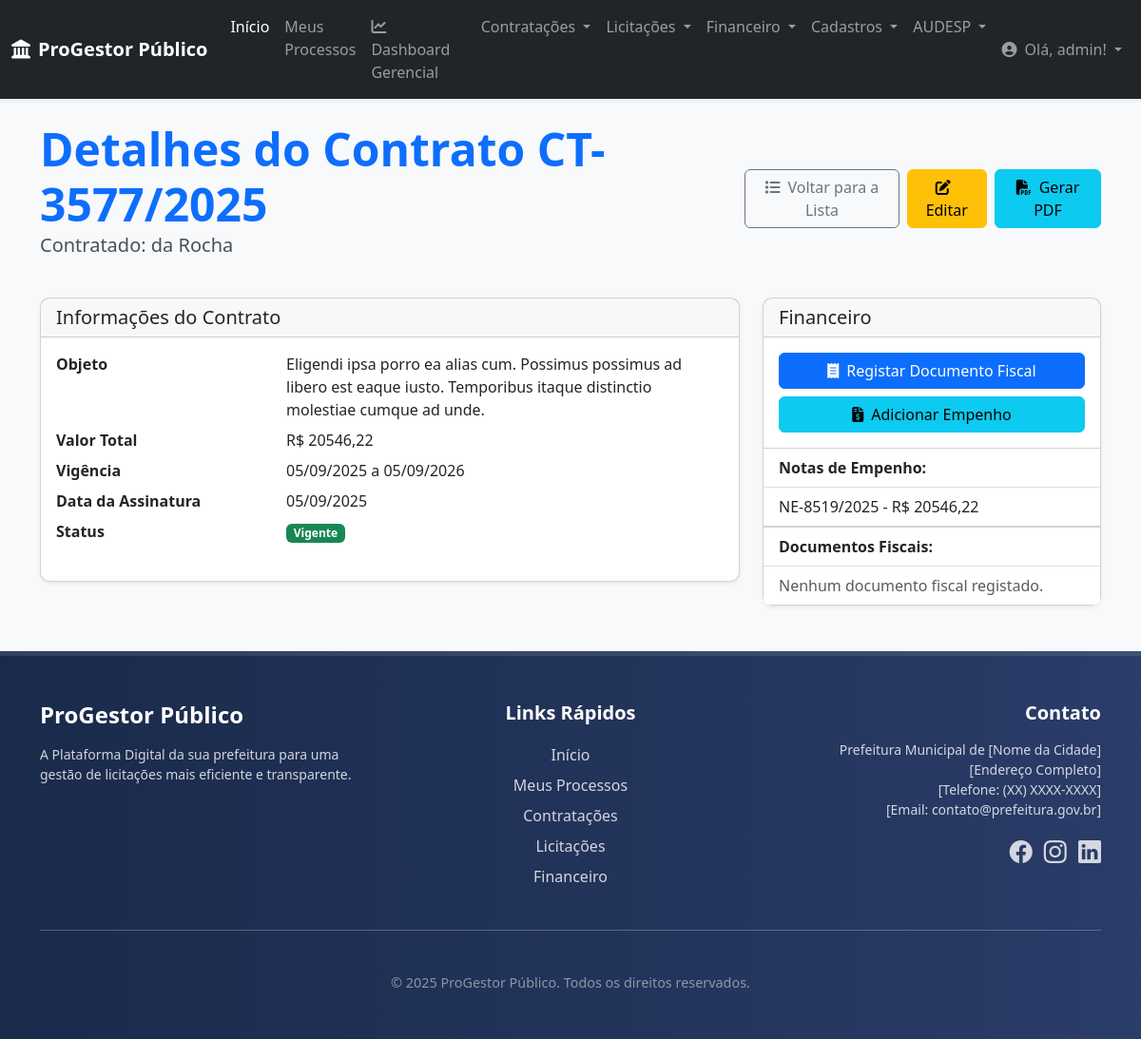
Page /contratacoes/contrato/14/ (signed in) on the committed database.
### contratacoes/models.py (models this page shows, shortened)
class Contrato(models.Model):
    processo_vinculado = models.ForeignKey(
        Processo,
        on_delete=models.PROTECT,
        related_name='contratos',
        verbose_name="Processo Vinculado"
    )
    licitacao_origem = models.ForeignKey(
        Edital,
        on_delete=models.SET_NULL,
        null=True, blank=True,
        related_name='contratos_gerados',
        verbose_name="Licitação de Origem"
    )
    contratado = models.ForeignKey(
        Fornecedor,
        on_delete=models.PROTECT,
        related_name='contratos',
        verbose_name="Fornecedor Contratado"
    )
    numero_contrato = models.CharField(
        max_length=50,
        verbose_name="Número do Contrato"
    )
    ano_contrato = models.IntegerField(
        verbose_name="Ano do Contrato"
    )
    objeto = models.TextField(
        verbose_name="Objeto do Contrato"
    )
    valor_total = models.DecimalField(
        max_digits=15,
        decimal_places=2,
        verbose_name="Valor Total do Contrato (R$)"
    )
    data_assinatura = models.DateField(
        verbose_name="Data de Assinatura"
    )
    data_inicio_vigencia = models.DateField(
        verbose_name="Início da Vigência"
    )
    data_fim_vigencia = models.DateField(
        verbose_name="Fim da Vigência"
    )
    status = models.CharField(
        max_length=20,
        choices=STATUS_CONTRATO_CHOICES,
        default='VIGENTE',
        verbose_name="Status do Contrato"
    )
    data_criacao = models.DateTimeField(auto_now_add=True)
    class Meta:
        verbose_name = "Contrato"
        verbose_name_plural = "Contratos"
        unique_together = ('numero_contrato', 'ano_contrato') # Garante que não haja contratos duplicados
        ordering = ['-ano_contrato', '-numero_contrato']

### core/models.py (models this page shows, shortened)
class Fornecedor(models.Model):
    razao_social = models.CharField(
        max_length=255,
        verbose_name="Razão Social"
    )
    nome_fantasia = models.CharField(
        max_length=255,
        blank=True, null=True,
        verbose_name="Nome Fantasia"
    )
    cnpj = models.CharField(
        max_length=18, # Formato XX.XXX.XXX/XXXX-XX
        unique=True,
        verbose_name="CNPJ"
    )
    endereco = models.CharField(
        max_length=255,
        blank=True, null=True,
        verbose_name="Endereço"
    )
    cidade = models.CharField(
        max_length=100,
        blank=True, null=True
    )
    estado = models.CharField(
        max_length=2,
        blank=True, null=True,
        verbose_name="UF"
    )
    telefone = models.CharField(
        max_length=20,
        blank=True, null=True
    )
    email = models.EmailField(
        blank=True, null=True,
        verbose_name="E-mail de Contato"
    )
    dados_bancarios = models.TextField(
        blank=True, null=True,
        verbose_name="Dados Bancários",
        help_text="Informações como Banco, Agência e Conta para pagamentos."
    )
    data_cadastro = models.DateTimeField(
        auto_now_add=True,
        verbose_name="Data de Cadastro"
    )
    class Meta:
        verbose_name = "Fornecedor"
        verbose_name_plural = "Fornecedores"
        ordering = ['razao_social']

### financeiro/models.py (models this page shows, shortened)
class NotaEmpenho(models.Model):
    contrato = models.ForeignKey(
        Contrato,
        on_delete=models.CASCADE,
        related_name='notas_empenho',
        verbose_name="Contrato Vinculado"
    )
    fornecedor = models.ForeignKey(
        Fornecedor,
        on_delete=models.PROTECT,
        related_name='empenhos',
        verbose_name="Fornecedor"
    )
    numero_empenho = models.CharField(
        max_length=50,
        verbose_name="Número do Empenho"
    )
    ano_empenho = models.IntegerField(
        verbose_name="Ano do Empenho"
    )
    data_emissao = models.DateField(
        verbose_name="Data de Emissão"
    )
    valor = models.DecimalField(
        max_digits=15,
        decimal_places=2,
        verbose_name="Valor do Empenho (R$)"
    )
    descricao = models.TextField(
        verbose_name="Descrição/Histórico do Empenho"
    )
    status = models.CharField(
        max_length=20,
        choices=STATUS_EMPENHO_CHOICES,
        default='VALIDO',
        verbose_name="Status do Empenho"
    )
    class Meta:
        verbose_name = "Nota de Empenho"
        verbose_name_plural = "Notas de Empenho"
        unique_together = ('numero_empenho', 'ano_empenho')
        ordering = ['-ano_empenho', '-data_emissao']

### contratacoes/views.py (the view)
# urls.py: path('contrato/<int:pk>/', views.detalhar_contrato, name='detalhar_contrato'),
@login_required
def detalhar_contrato(request, pk):
    contrato = get_object_or_404(Contrato, pk=pk)
    notas_empenho = contrato.notas_empenho.all()
    context = {
        'contrato': contrato,
        'notas_empenho': notas_empenho,
        'titulo_pagina': f'Detalhes do Contrato {contrato.numero_contrato}/{contrato.ano_contrato}'
    }
    return render(request, 'contratacoes/detalhar_contrato.html', context)

### core/context_processors.py (called while the page is built)
def global_context(request):
    return {
        'logo_url': 'img/logo_barueri.jpg', # Caminho do seu logo
        'ano_atual': datetime.date.today().year, # Opcional: para o footer de direitos autorais
    }

### contratacoes/templates/contratacoes/detalhar_contrato.html (shortened to what this page needs)
{% extends 'base.html' %}
{% block content %}
<div class="container mt-4 mb-5">
    <div class="d-flex justify-content-between align-items-center mb-4">
        <div>
            <h1 class="display-5 fw-bold text-primary mb-0">{{ titulo_pagina }}</h1>
            <p class="lead">Contratado: {{ contrato.contratado.razao_social }}</p>
        </div>
        <div class="d-flex gap-2">
            <a href="{% url 'contratacoes:listar_contratos' %}" class="btn btn-outline-secondary">
                <i class="fas fa-list me-2"></i>Voltar para a Lista
            </a>
            <a href="{% url 'contratacoes:editar_contrato' pk=contrato.pk %}" class="btn btn-warning">
                <i class="fas fa-edit me-2"></i>Editar
            </a>
            <a href="{% url 'contratacoes:gerar_contrato_pdf' pk=contrato.pk %}" class="btn btn-info">
                <i class="fas fa-file-pdf me-2"></i>Gerar PDF
            </a>
        </div>
    </div>
    <div class="row">
        <div class="col-lg-8">
            <div class="card shadow-sm mb-4">
                <div class="card-header"><h5 class="mb-0">Informações do Contrato</h5></div>
                <div class="card-body">
                    <dl class="row">
                        <dt class="col-sm-4">Objeto</dt><dd class="col-sm-8">{{ contrato.objeto|linebreaksbr }}</dd>
                        <dt class="col-sm-4">Valor Total</dt><dd class="col-sm-8">R$ {{ contrato.valor_total|floatformat:2 }}</dd>
                        <dt class="col-sm-4">Vigência</dt><dd class="col-sm-8">{{ contrato.data_inicio_vigencia|date:"d/m/Y" }} a {{ contrato.data_fim_vigencia|date:"d/m/Y" }}</dd>
                        <dt class="col-sm-4">Data da Assinatura</dt><dd class="col-sm-8">{{ contrato.data_assinatura|date:"d/m/Y" }}</dd>
                        <dt class="col-sm-4">Status</dt><dd class="col-sm-8"><span class="badge bg-success">{{ contrato.get_status_display }}</span></dd>
                    </dl>
                </div>
            </div>
        </div>
        <div class="col-lg-4">
            <div class="card shadow-sm">
                <div class="card-header"><h5 class="mb-0">Financeiro</h5></div>
                <div class="card-body">
                    <div class="d-grid gap-2">
                        <a href="{% url 'financeiro:criar_documento_fiscal' contrato_id=contrato.pk %}" class="btn btn-primary">
                            <i class="fas fa-receipt me-2"></i>Registar Documento Fiscal
                        </a>
                        <a href="{% url 'financeiro:criar_empenho' contrato_id=contrato.pk %}" class="btn btn-info">
                            <i class="fas fa-file-invoice-dollar me-2"></i>Adicionar Empenho
                        </a>
                    </div>
                </div>
                <div class="list-group list-group-flush">
                    <div class="list-group-item"><strong>Notas de Empenho:</strong></div>
                    {% for empenho in notas_empenho %}
                        <a href="#" class="list-group-item list-group-item-action">
                            {{ empenho.numero_empenho }}/{{ empenho.ano_empenho }} - R$ {{ empenho.valor|floatformat:2 }}
                        </a>
                    {% empty %}
                        <div class="list-group-item text-muted">Nenhum empenho registado.</div>
                    {% endfor %}
                </div>
                <div class="list-group list-group-flush">
                    <div class="list-group-item"><strong>Documentos Fiscais:</strong></div>
                    {% for doc_fiscal in documentos_fiscais %}
                         <a href="{% url 'financeiro:detalhar_documento_fiscal' pk=doc_fiscal.pk %}" class="list-group-item list-group-item-action">
                            NF {{ doc_fiscal.documento_fiscal_numero }} - R$ {{ doc_fiscal.documento_fiscal_valor|floatformat:2 }}
                        </a>
                    {% empty %}
                         <div class="list-group-item text-muted">Nenhum documento fiscal registado.</div>
                    {% endfor %}
                </div>
            </div>
        </div>
    </div>
</div>
{% endblock content %}

### core/templates/core/navbar.html (shortened to what this page needs)
<nav class="navbar navbar-expand-lg navbar-dark bg-dark shadow-sm">
    <div class="container-fluid">
        <a class="navbar-brand fw-bold" href="{% url 'core:home' %}">
            <i class="fas fa-landmark me-2"></i>ProGestor Público
        </a>
        <div class="collapse navbar-collapse" id="navbarNavDropdown">
            <ul class="navbar-nav me-auto mb-2 mb-lg-0">
                <li class="nav-item">
                    <a class="nav-link active" aria-current="page" href="{% url 'core:home' %}">Início</a>
                </li>
                <li class="nav-item">
                    <a class="nav-link" href="{% url 'core:meus_processos' %}">Meus Processos</a>
                </li>
                <li class="nav-item">
                    <a class="nav-link" href="{% url 'core:dashboard_gerencial' %}">
                        <i class="fas fa-chart-line me-1"></i>Dashboard Gerencial
                    </a>
                </li>
                <li class="nav-item dropdown">
                    <a class="nav-link dropdown-toggle" href="#" id="navbarContratacoes" role="button" data-bs-toggle="dropdown" aria-expanded="false">
                        Contratações
                    </a>
                </li>
                <li class="nav-item dropdown">
                    <a class="nav-link dropdown-toggle" href="#" id="navbarLicitacoes" role="button" data-bs-toggle="dropdown" aria-expanded="false">
                        Licitações
                    </a>
                </li>
                <li class="nav-item dropdown">
                    <a class="nav-link dropdown-toggle" href="#" id="navbarFinanceiro" role="button" data-bs-toggle="dropdown" aria-expanded="false">
                        Financeiro
                    </a>
                </li>
                <li class="nav-item dropdown">
                    <a class="nav-link dropdown-toggle" href="#" id="navbarCadastros" role="button" data-bs-toggle="dropdown" aria-expanded="false">
                        Cadastros
                    </a>
                </li>
                <li class="nav-item dropdown">
                    <a class="nav-link dropdown-toggle" href="#" id="navbarAudesp" role="button" data-bs-toggle="dropdown" aria-expanded="false">
                        AUDESP
                    </a>
                </li>
            </ul>
            <ul class="navbar-nav">
                {% if user.is_authenticated %}
                    <li class="nav-item dropdown">
                        <a class="nav-link dropdown-toggle" href="#" id="navbarUserDropdown" role="button" data-bs-toggle="dropdown" aria-expanded="false">
                            <i class="fas fa-user-circle me-1"></i> Olá, {{ user.username }}!
                        </a>
                    </li>
                {% else %}
                    <li class="nav-item">
                        <a class="nav-link" href="{% url 'account_login' %}">Entrar</a>
                    </li>
                {% endif %}
            </ul>
        </div>
    </div>
</nav>

### core/templates/base.html (style rules this page uses)
:root { --primary-color: #0056b3; --secondary-color: #337ab7; --dark-blue: #1a2a4b; --light-grey: #f8f9fa; --medium-grey: #e9ecef; --text-dark: #495057; --text-light: #ffffff; }
body { display: flex; flex-direction: column; min-height: 100vh; font-family: 'Segoe UI', Roboto, 'Helvetica Neue', Arial, sans-serif; background-color: var(--light-grey); color: var(--text-dark); }
.navbar { box-shadow: 0 2px 4px rgba(0,0,0,.08); }
.card { border-radius: 10px; box-shadow: 0 4px 12px rgba(0,0,0,.08); transition: transform 0.2s ease-in-out; }

### rows in the picture
Contrato: contratado.razao_social "da Rocha", objeto "Eligendi ipsa porro ea alias cum. Possimus possimus ad libero est eaque iusto. Temporibus itaque distinctio molestiae cumque ad unde.", valor_total "20546,22", data_inicio_vigencia "05/09/2025", data_fim_vigencia "05/09/2026", data_assinatura "05/09/2025", status "Vigente"
NotaEmpenho: numero_empenho "NE-8519", ano_empenho "2025", valor "20546,22"

### other values in the picture
{{ user.username }} "admin"
{{ titulo_pagina }} "Detalhes do Contrato CT-3577/2025"
